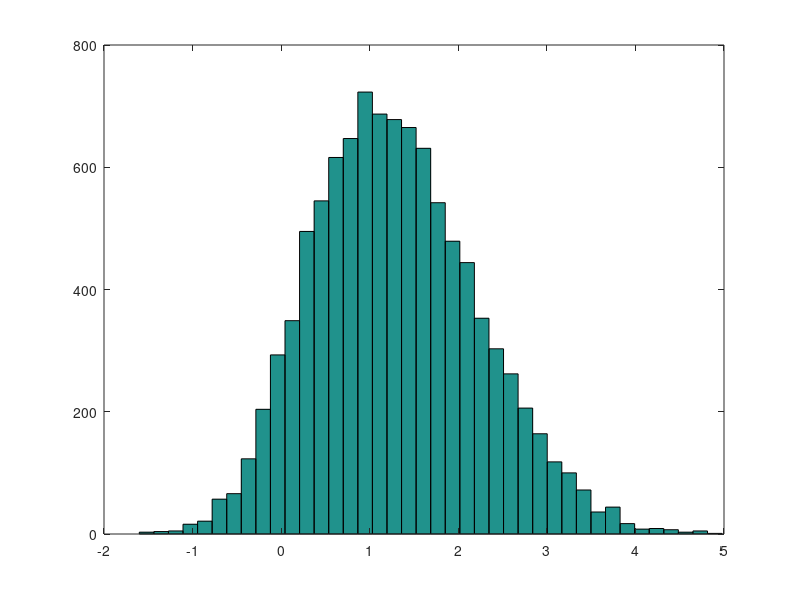

Write the MATLAB code that produced this figure.
%norcaugibbs.m
clear all
close all force
randn('state',4);
%
x=2;
sigma2 = 1;
tau2 = 1;
mu = 0;
%
theta = 0;
thetas =[theta];
lambda = 1;
lambdas=[lambda];
burn =1000;
ntotal = 10000 + burn;
tic
for i = 1: ntotal
  theta = (tau2/(tau2 + lambda * sigma2) * x + ...
    lambda * sigma2/(tau2 + lambda * sigma2) * mu) + ...
    sqrt(tau2 * sigma2/(tau2 + lambda *sigma2)) * randn;
  lambda =  exprnd( 1/((tau2 + (theta - mu)^2)/(2*tau2)));
thetas =[thetas theta];
lambdas =[lambdas lambda];
end
toc
%
 mean(thetas(burn+1:end))
 hist(thetas(burn+1:end), 40)